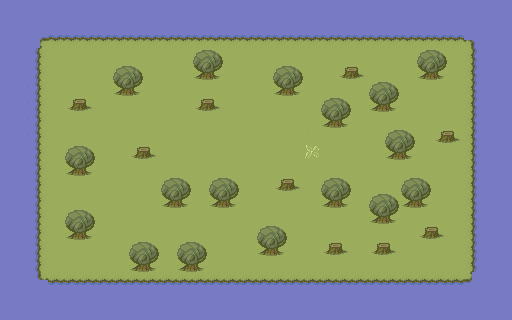

Below is a game level as drawn by its tile map, then a one-line description and the .tmx file that defines it, in full:
An orthogonal 32x20 tile map with 16x16 px tiles, 1 tile layer (tiles), 3 tilesets and 3 objects (hero, npc, camera).

<map version="1.5" tiledversion="1.7.2" orientation="orthogonal" renderorder="right-down" width="32" height="20" tilewidth="16" tileheight="16" infinite="0" nextlayerid="3" nextobjectid="18">
 <tileset firstgid="1" source="forest.tsx" />
 <tileset firstgid="4097" source="enemy.tsx" />
 <tileset firstgid="4099" source="hero.tsx" />
 <layer id="1" name="tiles" width="32" height="20">
  <data encoding="csv">
129,129,129,129,129,129,129,129,129,129,129,129,129,129,129,129,129,129,129,129,129,129,129,129,129,129,129,129,129,129,129,129,
129,129,129,129,129,129,129,129,129,129,129,129,129,129,129,129,129,129,129,129,129,129,129,129,129,129,129,129,129,129,129,129,
129,129,3221225667,3221225666,3221225666,3221225666,3221225666,3221225666,3221225666,3221225666,3221225666,3221225666,3221225666,3221225666,3221225666,3221225666,3221225666,3221225666,3221225666,3221225666,3221225666,3221225666,3221225666,3221225666,3221225666,3221225666,3221225666,3221225666,3221225666,1610612931,129,129,
129,129,2684354754,1,1,1,1,1,1,1,1,1,10,11,1,1,1,1,1,1,1,1,1,1,1,1,10,11,1,1610612930,129,129,
129,129,2684354754,1,1,1,1,10,11,1,1,1,12,13,1,1,1,10,11,1,1,8,9,1,1,1,12,13,1,1610612930,129,129,
129,130,2684354754,1,1,1,1,12,13,1,1,1,1,1,1,1,1,12,13,1,1,1,1,10,11,1,1,1,1,1610612930,129,129,
129,130,2684354754,1,8,9,1,1,1,1,1,1,8,9,1,1,1,1,1,1,10,11,1,12,13,1,1,1,1,1610612930,129,129,
129,130,2684354754,1,1,1,1,1,1,1,1,1,1,1,1,1,1,1,1,1,12,13,1,1,1,1,1,1,1,1610612930,129,129,
129,130,2684354754,1,1,1,1,1,1,1,1,1,1,1,1,1,1,1,1,3,1,1,1,1,10,11,1,8,9,1610612930,129,129,
129,129,2684354754,1,10,11,1,1,8,9,1,1,1,1,1,1,1,1,1,7,1,1,1,1,12,13,1,1,1,1610612930,129,129,
129,129,2684354754,1,12,13,1,1,1,1,1,1,1,1,1,1,1,1,1,1,1,1,1,1,1,1,1,1,1,1610612930,129,129,
129,129,2684354754,1,1,1,1,1,1,1,10,11,1,10,11,1,1,8,9,1,10,11,1,1,1,10,11,1,1,1610612930,129,129,
129,129,2684354754,1,1,1,1,1,1,1,12,13,1,12,13,1,1,1,1,1,12,13,1,10,11,12,13,1,1,1610612930,129,129,
129,129,2684354754,1,10,11,1,1,1,1,1,1,1,1,1,1,1,1,1,1,1,1,1,12,13,1,1,1,1,1610612930,129,129,
129,129,2684354754,1,12,13,1,1,1,1,1,1,1,1,1,1,10,11,1,1,1,1,1,1,1,1,8,9,1,1610612930,129,129,
129,129,2684354754,1,1,1,1,1,10,11,1,10,11,1,1,1,12,13,1,1,8,9,1,8,9,1,1,1,1,1610612930,129,129,
129,129,2684354754,1,1,1,1,1,12,13,1,12,13,1,1,1,1,1,1,1,1,1,1,1,1,1,1,1,1,1610612930,129,129,
129,129,2684354755,194,194,194,194,194,194,194,194,194,194,194,194,194,194,194,194,194,194,194,194,194,194,194,194,194,194,195,129,129,
129,129,129,129,129,129,129,129,129,129,129,129,129,129,129,129,129,129,129,129,129,129,129,129,129,129,129,129,129,129,129,129,
129,129,129,129,129,129,129,129,129,129,129,129,129,129,129,129,129,129,129,129,129,129,129,129,129,129,129,129,129,129,129,129
</data>
 </layer>
 <objectgroup id="2" name="entities">
  <object id="7" name="hero" gid="4099" x="208" y="144" width="16" height="32">
   <properties>
    <property name="combat" value="player" />
    <property name="direction" value="down" />
    <property name="input" type="bool" value="true" />
    <property name="sprite" value="hero" />
    <property name="velocity" type="float" value="1" />
    <property name="volume" type="bool" value="true" />
   </properties>
  </object>
  <object id="8" name="npc" gid="4097" x="272" y="128" width="16" height="16">
   <properties>
    <property name="direction" value="down" />
    <property name="enemy" value="passive" />
    <property name="sprite" value="enemy" />
    <property name="velocity" type="float" value="1" />
    <property name="volume" type="bool" value="true" />
   </properties>
  </object>
  <object id="13" name="camera" x="150.45" y="120.084">
   <properties>
    <property name="view" type="object" value="7" />
    <property name="zoom" value="4" />
   </properties>
   <point />
  </object>
 </objectgroup>
</map>
